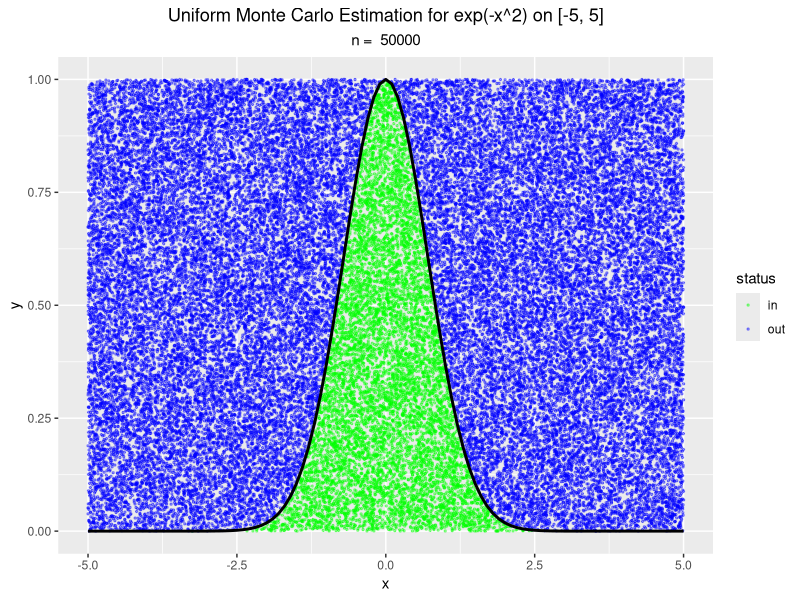
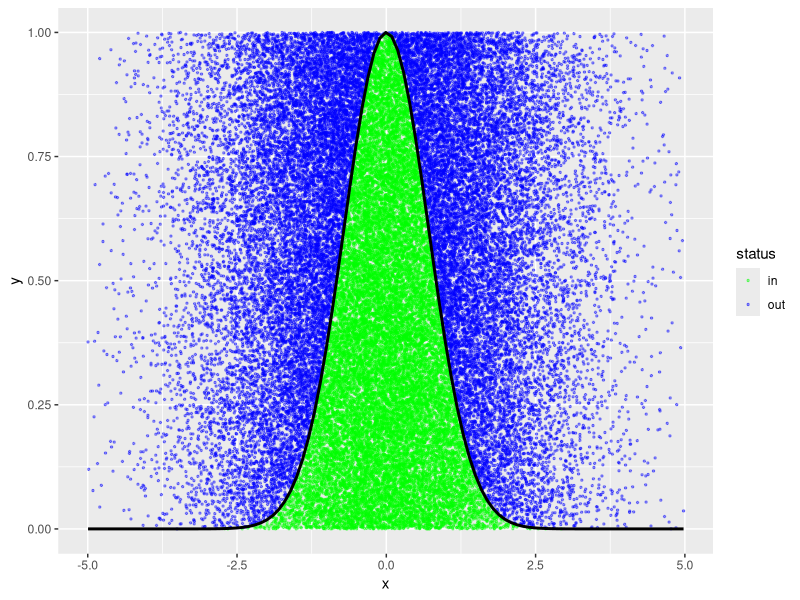

Write the R code that produced these figures, in order.
## ---- chunk 1
# Setup packages
library(ggplot2)
theme_update(plot.title = element_text(hjust = 0.5))
theme_update(plot.subtitle = element_text(hjust = 0.5))
## ---- chunk 2
f <- function(x) exp(-x^2)
a <- -5
b <- 5
N <- 50000
x_vals <- seq(a, b, length.out = 1000)
y_max <- f(0)

df <- data.frame(
  x = runif(N, min = a, max = b),
  y = runif(N, min = 0, max = y_max)
)

df$status <- ifelse(df$y < f(df$x), "in", "out")

V <- (b - a) * y_max
I <- (sum(df$status == "in") / N) * V

ggplot(df, aes(x, y)) +
  geom_point(aes(color = status), size = 0.5, alpha = 0.4) +
  stat_function(fun = f, color = "black", linewidth = 1) +
  scale_color_manual(values = c("in" = "green", "out" = "blue")) +
  labs(title = "Uniform Monte Carlo Estimation for exp(-x^2) on [-5, 5]", subtitle = paste("n = ", N))
print(paste("I = ", I))
print(paste("Error = ", 1.7724538509 - I))
## ---- chunk 3
f <- function(x) exp(-x^2)
a <- -5
b <- 5
N <- 50000

# g(x) ~ N(0, sd=1.5)
sigma <- 1.5
x_samples <- rnorm(N, mean = 0, sd = sigma)

x_samples <- x_samples[x_samples >= a & x_samples <= b]
n_eff <- length(x_samples)

# g_pdf must be the truncated PDF (normalized to integrate to 1 over [-5, 5])
# The adjustment factor is the area of the Normal curve between -5 and 5
adjustment <- pnorm(b, 0, sigma) - pnorm(a, 0, sigma)
g_pdf <- function(x) dnorm(x, 0, sigma) / adjustment

df <- data.frame(
  x = x_samples,
  y = runif(n_eff, 0, 1)
)
df$status <- ifelse(df$y < f(df$x), "in", "out")

weights <- f(df$x) / g_pdf(df$x)
integral_estimate <- mean(weights)

ggplot(df, aes(x, y)) +
  geom_point(aes(color = status), size = 0.5, alpha = 0.4) +
  stat_function(fun = f, color = "black", linewidth = 1) +
  scale_color_manual(values = c("in" = "green", "out" = "blue"))
